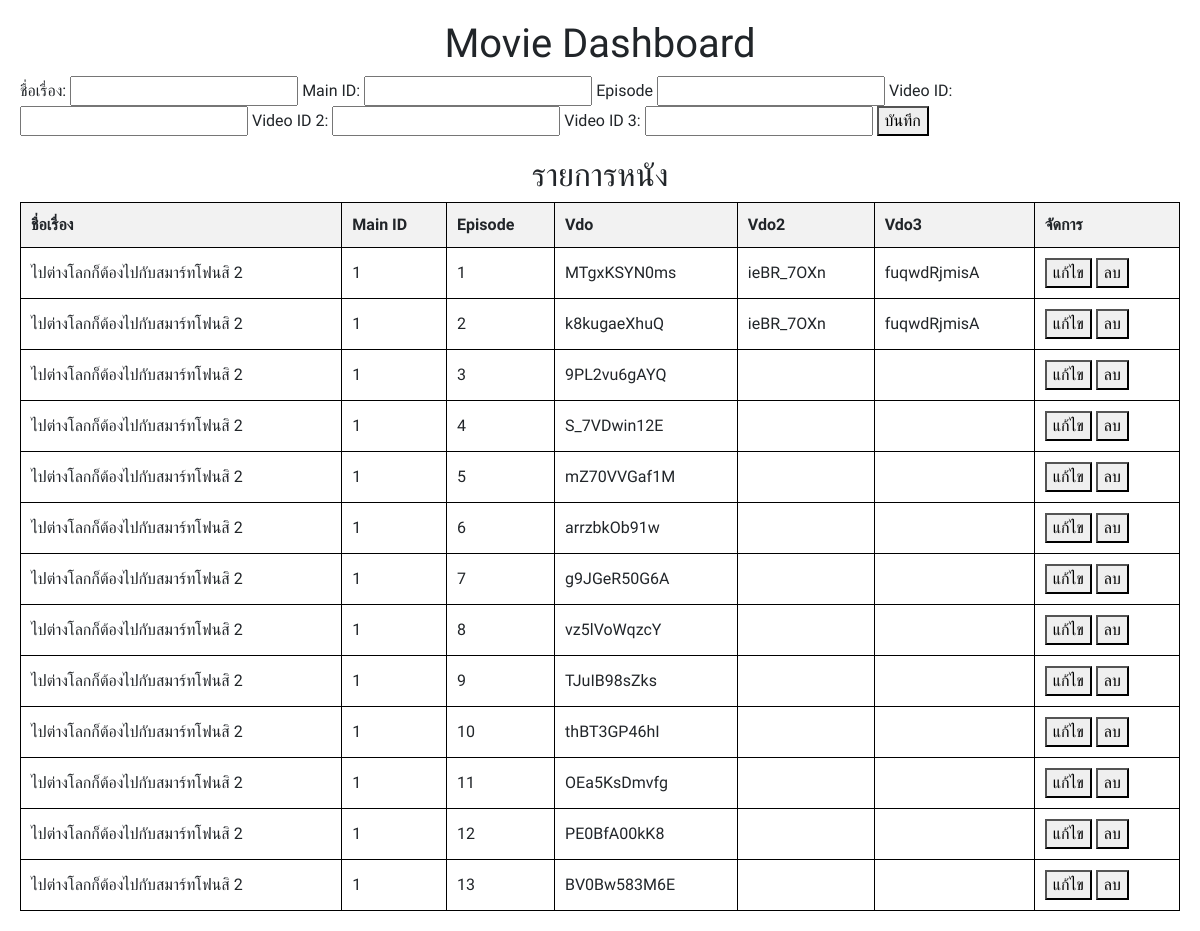
The page /Dashboard/Dashboardlist.php on the database its author committed.
### tables this page shows
CREATE TABLE IF NOT EXISTS `data_list` (
  `id` int(3) NOT NULL AUTO_INCREMENT,
  `main_id` int(3) NOT NULL,
  `name` text NOT NULL,
  `vdo` text NOT NULL,
  `vdo_02` text NOT NULL,
  `vdo_03` text NOT NULL,
  `episode` int(3) NOT NULL,
  PRIMARY KEY (`id`)
);

### Dashboard/Dashboardlist.php (the view, shortened to what this page needs)
<?php
$servername = "localhost";
$username = "root";
$password = "";
$dbname = "movie";
$conn = new mysqli($servername, $username, $password, $dbname);
$result = $conn->query("SELECT * FROM data_list");
?>
<!DOCTYPE html>
<html lang="en">
<head>
    <link href="https://cdn.jsdelivr.net/npm/bootstrap@5.0.2/dist/css/bootstrap.min.css" rel="stylesheet">
    <link rel="stylesheet" href="Dashboard.css">
</head>
<body>
    <h1>Movie Dashboard</h1>
    <form id="add-movie-form" method="POST">
        <label for="name">ชื่อเรื่อง:</label>
        <input type="text" id="name" name="name" required>
        <label for="main_id">Main ID:</label>
        <input type="text" id="main_id" name="main_id" required>
        <label for="episode">Episode</label>
        <input type="text" id="episode" name="episode" required>
        <label for="vdo">Video ID:</label>
        <input type="text" id="vdo" name="vdo" required>
        <label for="vdo_02">Video ID 2:</label>
        <input type="text" id="vdo_02" name="vdo_02" required>
        <label for="vdo_03">Video ID 3:</label>
        <input type="text" id="vdo_03" name="vdo_03" required>
        <button type="submit">บันทึก</button>
    </form>
    <center>
        <h2>รายการหนัง</h2>
        <table>
            <tr>
                <th>ชื่อเรื่อง</th>
                <th>Main ID</th>
                <th>Episode</th>
                <th>Vdo</th>
                <th>Vdo2</th>
                <th>Vdo3</th>
                <th>จัดการ</th>
            </tr>
            <?php while ($row = $result->fetch_assoc()): ?>
            <tr>
                <td><?php echo $row['name']; ?></td>
                <td><?php echo $row['main_id']; ?></td>
                <td><?php echo $row['episode']; ?></td>
                <td><?php echo $row['vdo']; ?></td>
                <td><?php echo $row['vdo_02']; ?></td>
                <td><?php echo $row['vdo_03']; ?></td>
                <td>
                    <form method="POST" style="display:inline;">
                        <button type="button" onclick="populateForm(<?php echo htmlspecialchars(json_encode($row)); ?>)">แก้ไข</button>
                    </form>
                    <form method="POST" style="display:inline;">
                        <button type="submit">ลบ</button>
                    </form>
                </td>
            </tr>
            <?php endwhile; ?>
        </table>
    </center>
</body>
</html>

### Dashboard/Dashboard.css (style rules this page uses)
body { font-family: "Kanit", sans-serif; margin: 20px; }
h1 { text-align: center; }
form { margin-bottom: 20px; }
table { width: 100%; border-collapse: collapse; }
table, th, td { border: 1px solid black; padding: 10px; text-align: left; }
th { background-color: #f2f2f2; }

### rows shown on the page
data_list: name "ไปต่างโลกก็ต้องไปกับสมาร์ทโฟนสิ 2", main "1", episode "1", vdo "MTgxKSYN0ms", vdo_02 "ieBR_7OXn", vdo_03 "fuqwdRjmisA"
data_list: name "ไปต่างโลกก็ต้องไปกับสมาร์ทโฟนสิ 2", main "1", episode "2", vdo "k8kugaeXhuQ", vdo_02 "ieBR_7OXn", vdo_03 "fuqwdRjmisA"
data_list: name "ไปต่างโลกก็ต้องไปกับสมาร์ทโฟนสิ 2", main "1", episode "3", vdo "9PL2vu6gAYQ"
data_list: name "ไปต่างโลกก็ต้องไปกับสมาร์ทโฟนสิ 2", main "1", episode "4", vdo "S_7VDwin12E"
data_list: name "ไปต่างโลกก็ต้องไปกับสมาร์ทโฟนสิ 2", main "1", episode "5", vdo "mZ70VVGaf1M"
data_list: name "ไปต่างโลกก็ต้องไปกับสมาร์ทโฟนสิ 2", main "1", episode "6", vdo "arrzbkOb91w"
data_list: name "ไปต่างโลกก็ต้องไปกับสมาร์ทโฟนสิ 2", main "1", episode "7", vdo "g9JGeR50G6A"
data_list: name "ไปต่างโลกก็ต้องไปกับสมาร์ทโฟนสิ 2", main "1", episode "8", vdo "vz5lVoWqzcY"
data_list: name "ไปต่างโลกก็ต้องไปกับสมาร์ทโฟนสิ 2", main "1", episode "9", vdo "TJuIB98sZks"
data_list: name "ไปต่างโลกก็ต้องไปกับสมาร์ทโฟนสิ 2", main "1", episode "10", vdo "thBT3GP46hI"
data_list: name "ไปต่างโลกก็ต้องไปกับสมาร์ทโฟนสิ 2", main "1", episode "11", vdo "OEa5KsDmvfg"
data_list: name "ไปต่างโลกก็ต้องไปกับสมาร์ทโฟนสิ 2", main "1", episode "12", vdo "PE0BfA00kK8"
data_list: name "ไปต่างโลกก็ต้องไปกับสมาร์ทโฟนสิ 2", main "1", episode "13", vdo "BV0Bw583M6E"
